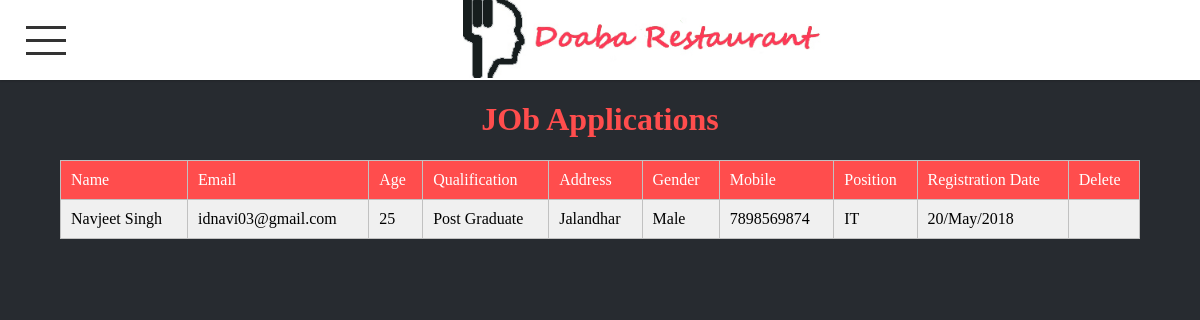
The app's page /Admin/jobs-manager.php (signed in) with its own data.
### tables this page shows
CREATE TABLE `jobs` (
  `id` int(11) NOT NULL,
  `name` varchar(100) DEFAULT NULL,
  `email` varchar(100) DEFAULT NULL,
  `age` int(11) DEFAULT NULL,
  `qualification` varchar(200) DEFAULT NULL,
  `address` varchar(500) DEFAULT NULL,
  `gender` varchar(15) DEFAULT NULL,
  `mobile` varchar(20) DEFAULT NULL,
  `jobof` varchar(20) DEFAULT NULL,
  `registerdate` varchar(50) DEFAULT NULL
);

### Admin/jobs-manager.php (the view, shortened to what this page needs)
<?php
    if(isset($_SESSION["admin"]))
    {
        include "inc/header.php";
    }
    else
    {
        header("Location: login.php");
    }
                ?>
<h1>JOb Applications</h1>
<form method="POST">
<?php
    $jobs = $conn->query("SELECT * FROM jobs");
    if($jobs ->num_rows !== 0)
    {
        echo "<div class='manage-container'>";
        echo "<table>";
        echo "<tr>
              <td>Name</td>
              <td>Email</td>
              <td>Age</td>
              <td>Qualification</td>
              <td>Address</td>
              <td>Gender</td>
              <td>Mobile</td>
              <td>Position</td>
              <td>Registration Date</td>
              <td>Delete</td> </tr>";
        while($rows = $jobs ->fetch_array())
        {
             ?>
              <tr>
              <td><?php echo $rows["name"]; ?></td>
              <td><?php echo $rows["email"]; ?></td>
              <td><?php echo $rows["age"]; ?></td>
              <td><?php echo $rows["qualification"]; ?></td>
              <td><?php echo $rows["address"]; ?></td>
              <td><?php echo $rows["gender"]; ?></td>
              <td><?php echo $rows["mobile"]; ?></td>
              <td><?php echo $rows["jobof"]; ?></td>
              <td><?php echo $rows["registerdate"]; ?></td>
              <td><button name="delete" type="submit" value=<?php echo $rows["id"] ?>><i class="fas fa-trash"></i></button></td> </tr>
             <?php
        }
        echo "</table></div>";
    }
    else
    {
       ?>
       <h1>There is no appliation to view.</h1>
       <?php
    }
?>
</form>
</div>
</body>
</html>

### Admin/css/template.css (style rules this page uses)
* { border:none; text-decoration:none; }
h1 { color:#ff4d4d; }
.main-content .manage-container { width:90vw; height:auto; display:flex; flex-direction: column; justify-content: flex-start; align-items:center; }
.manage-container table { width:100%; border-collapse:collapse; }
.manage-container table,.manage-container table td { border:1px solid #c1c1c1; }
.manage-container table tr { background:#fff; }
.manage-container table td { padding:10px 10px; }
.manage-container table tr:nth-of-type(even) { background:#f0f0f0; }
.manage-container table tr:nth-of-type(1) { background: #ff4d4d; color:#fff; }
table td button { font-size: 20px; background:transparent; cursor:pointer; border:none; color:#444; }

### Admin/css/header.css (style rules this page uses)
button { outline:none; }
html,body { margin:0 0 0 0; padding:0 0 0 0; overflow: hidden; }
html { font-family:'century gothic'; font-size:1em; margin:0 0 0 0; padding:0 0 0 0; }

### records on screen
jobs: name "Navjeet Singh", email "idnavi03@gmail.com", age "25", qualification "Post Graduate", address "Jalandhar", gender "Male", mobile "7898569874", jobof "IT", registerdate "20/May/2018", $rows["id"] 2 (drawn)
